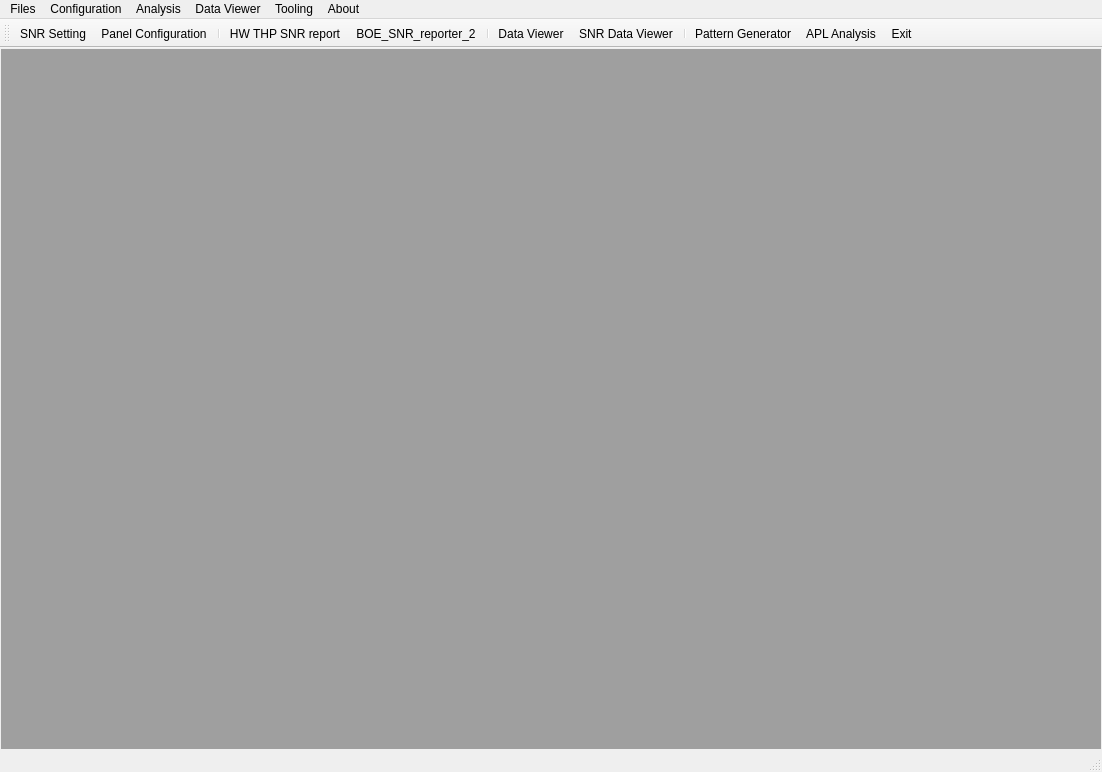
<?xml version="1.0" encoding="UTF-8"?>
<ui version="4.0">
 <class>MainWindow</class>
 <widget class="QMainWindow" name="MainWindow">
  <property name="geometry">
   <rect>
    <x>0</x>
    <y>0</y>
    <width>1102</width>
    <height>772</height>
   </rect>
  </property>
  <property name="windowTitle">
   <string>ETS Data Analyser</string>
  </property>
  <property name="windowIcon">
   <iconset>
    <normaloff>eswin.png</normaloff>eswin.png</iconset>
  </property>
  <widget class="QWidget" name="centralwidget">
   <layout class="QVBoxLayout" name="verticalLayout">
    <property name="leftMargin">
     <number>1</number>
    </property>
    <property name="topMargin">
     <number>1</number>
    </property>
    <property name="rightMargin">
     <number>1</number>
    </property>
    <property name="bottomMargin">
     <number>1</number>
    </property>
    <item>
     <widget class="QMdiArea" name="mdiArea"/>
    </item>
   </layout>
  </widget>
  <widget class="QMenuBar" name="menubar">
   <property name="geometry">
    <rect>
     <x>0</x>
     <y>0</y>
     <width>1102</width>
     <height>22</height>
    </rect>
   </property>
   <widget class="QMenu" name="menuFiles">
    <property name="title">
     <string>Files</string>
    </property>
    <addaction name="actionExit"/>
   </widget>
   <widget class="QMenu" name="menuConfiguration">
    <property name="title">
     <string>Configuration</string>
    </property>
    <addaction name="actionSetting"/>
    <addaction name="actionPanelConfig"/>
   </widget>
   <widget class="QMenu" name="menuAnalysis">
    <property name="title">
     <string>Analysis</string>
    </property>
    <addaction name="actionHW_THP_SNR_report"/>
    <addaction name="action_BOE_SNR_reporter_2"/>
   </widget>
   <widget class="QMenu" name="menuData_Viewer">
    <property name="title">
     <string>Data Viewer</string>
    </property>
    <addaction name="actionData_Viewer"/>
    <addaction name="actionSNR_Data_Viewer"/>
   </widget>
   <widget class="QMenu" name="menuAbout">
    <property name="title">
     <string>About</string>
    </property>
   </widget>
   <widget class="QMenu" name="menuTooling">
    <property name="title">
     <string>Tooling</string>
    </property>
    <addaction name="actionAPL_Analysis"/>
    <addaction name="actionPattern_Generator"/>
   </widget>
   <addaction name="menuFiles"/>
   <addaction name="menuConfiguration"/>
   <addaction name="menuAnalysis"/>
   <addaction name="menuData_Viewer"/>
   <addaction name="menuTooling"/>
   <addaction name="menuAbout"/>
  </widget>
  <widget class="QStatusBar" name="statusbar"/>
  <widget class="QToolBar" name="toolBar">
   <property name="windowTitle">
    <string>toolBar</string>
   </property>
   <attribute name="toolBarArea">
    <enum>TopToolBarArea</enum>
   </attribute>
   <attribute name="toolBarBreak">
    <bool>false</bool>
   </attribute>
   <addaction name="actionSetting"/>
   <addaction name="actionPanelConfig"/>
   <addaction name="separator"/>
   <addaction name="actionHW_THP_SNR_report"/>
   <addaction name="action_BOE_SNR_reporter_2"/>
   <addaction name="separator"/>
   <addaction name="actionData_Viewer"/>
   <addaction name="actionSNR_Data_Viewer"/>
   <addaction name="separator"/>
   <addaction name="actionPattern_Generator"/>
   <addaction name="actionAPL_Analysis"/>
   <addaction name="actionExit"/>
  </widget>
  <action name="actionSetting">
   <property name="icon">
    <iconset>
     <normaloff>icons/configuration.png</normaloff>icons/configuration.png</iconset>
   </property>
   <property name="text">
    <string>SNR Setting</string>
   </property>
   <property name="toolTip">
    <string>Important Config Information</string>
   </property>
  </action>
  <action name="actionBOE_SNR_report">
   <property name="icon">
    <iconset>
     <normaloff>icons/report.png</normaloff>icons/report.png</iconset>
   </property>
   <property name="text">
    <string>BOE SNR report</string>
   </property>
   <property name="toolTip">
    <string>Generate BOE SNR report</string>
   </property>
  </action>
  <action name="actionData_Viewer">
   <property name="icon">
    <iconset>
     <normaloff>icons/data_viewer.png</normaloff>icons/data_viewer.png</iconset>
   </property>
   <property name="text">
    <string>Data Viewer</string>
   </property>
  </action>
  <action name="actionExit">
   <property name="icon">
    <iconset>
     <normaloff>icons/logout.png</normaloff>icons/logout.png</iconset>
   </property>
   <property name="text">
    <string>Exit</string>
   </property>
  </action>
  <action name="actionPanelConfig">
   <property name="icon">
    <iconset>
     <normaloff>icons/panel.png</normaloff>icons/panel.png</iconset>
   </property>
   <property name="text">
    <string>Panel Configuration</string>
   </property>
   <property name="toolTip">
    <string>Panel Configuration</string>
   </property>
  </action>
  <action name="actionSNR_Data_Viewer">
   <property name="icon">
    <iconset>
     <normaloff>icons/snr_data_viewer (2).png</normaloff>icons/snr_data_viewer (2).png</iconset>
   </property>
   <property name="text">
    <string>SNR Data Viewer</string>
   </property>
   <property name="toolTip">
    <string>Data Overview for SNR data</string>
   </property>
  </action>
  <action name="actionPattern_Generator">
   <property name="icon">
    <iconset>
     <normaloff>icons/pattern.png</normaloff>icons/pattern.png</iconset>
   </property>
   <property name="text">
    <string>Pattern Generator</string>
   </property>
   <property name="toolTip">
    <string>Create required Pattern (e.g Zebra, dot, color ...)</string>
   </property>
  </action>
  <action name="actionHW_THP_SNR_report">
   <property name="icon">
    <iconset>
     <normaloff>icons/huawei.png</normaloff>icons/huawei.png</iconset>
   </property>
   <property name="text">
    <string>HW THP SNR report</string>
   </property>
   <property name="toolTip">
    <string>Calculate Huawei THP AFE SNR report</string>
   </property>
  </action>
  <action name="action_BOE_SNR_reporter_2">
   <property name="icon">
    <iconset>
     <normaloff>icons/boe_logo2.png</normaloff>icons/boe_logo2.png</iconset>
   </property>
   <property name="text">
    <string>BOE_SNR_reporter_2</string>
   </property>
  </action>
  <action name="actionAPL_Analysis">
   <property name="icon">
    <iconset>
     <normaloff>icons/apl.png</normaloff>icons/apl.png</iconset>
   </property>
   <property name="text">
    <string>APL Analysis</string>
   </property>
   <property name="toolTip">
    <string>APL Analysis using RoT Format data</string>
   </property>
  </action>
 </widget>
 <resources/>
 <connections/>
</ui>
